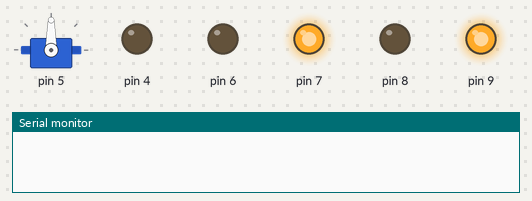
A sketch run on a simulated Arduino Uno, built with avr-gcc and run on an emulated ATmega328P. On the bench: servo, output pins drawn as LEDs (lit = HIGH), the last lines printed to the serial monitor.

Above: at 0.5 s.
At 1.5 s:
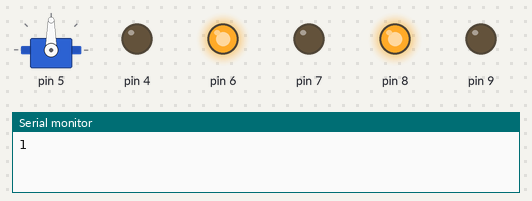
At 2.5 s:
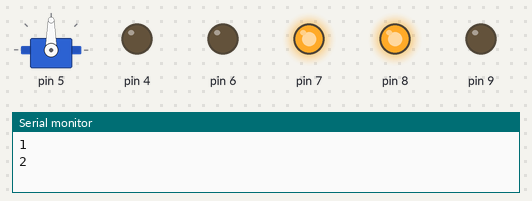
At 3.5 s:
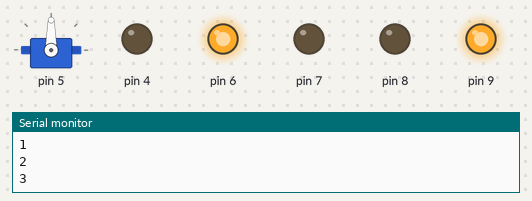
At 4.1 s:
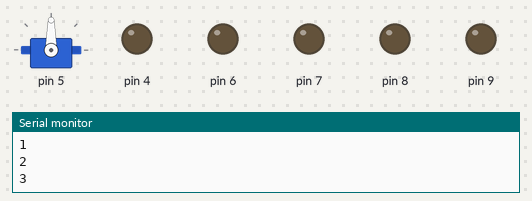
Timing chart, 0 to 5.4 s (numbered marks = the images above):
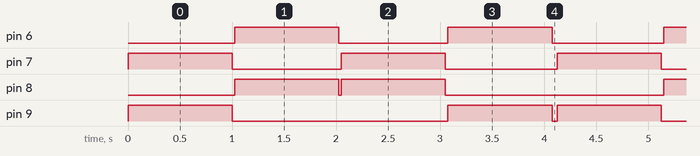

Measured:
- by itself, pin 6, pin 7: alternates HIGH for 1.0 s and LOW for 1.1 s
- by itself, pin 8: repeats every 4.1 s: LOW 0.03 s, HIGH 1.0 s, LOW 2.1 s, HIGH 1.0 s
- by itself, pin 9: repeats every 4.1 s: LOW 2.1 s, HIGH 1.0 s, LOW 0.05 s, HIGH 1.0 s

The sketch:

smoke-test-basic.ino
```cpp
// Use this code to test the robot as well as the Robot library
// The basic smoke test just tests the motors.  No servo/ultrasonic.

#include <Servo.h>
#include <Robot.h>


// --------------------------------------------------------------------------- Motors
int MOTOR_LEFT[] = {9, 8};
int MOTOR_RIGHT[] = {7, 6};


// --------------------------------------------------------------------------- Initialize Robot

Robot robot(MOTOR_LEFT, MOTOR_RIGHT);

void setup() {
  Serial.begin(9600);

  //setup robot
  robot.setup();

}

// --------------------------------------------------------------------------- Loop
void loop() {

  robot.drive_forward(1000);
  robot.motor_stop();
  Serial.println("1");

  robot.drive_backward(1000);
  robot.motor_stop();
  Serial.println("2");

  robot.turn_left(1000);
  robot.motor_stop();
  Serial.println("3");

  robot.turn_right(1000);
  robot.motor_stop();
  Serial.println("4");

  robot.motor_stop();
  Serial.println("5");

}
```
